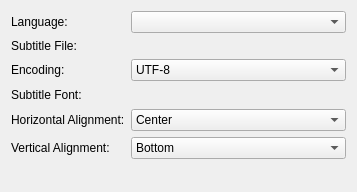
<?xml version="1.0" encoding="UTF-8"?>
<ui version="4.0">
 <class>SubtitleOptions</class>
 <widget class="QWidget" name="SubtitleOptions">
  <property name="geometry">
   <rect>
    <x>0</x>
    <y>0</y>
    <width>357</width>
    <height>192</height>
   </rect>
  </property>
  <property name="windowTitle">
   <string>Subtitle options</string>
  </property>
  <layout class="QFormLayout" name="formLayout">
   <item row="0" column="0">
    <widget class="QLabel" name="languageLabel">
     <property name="text">
      <string>Language:</string>
     </property>
     <property name="wordWrap">
      <bool>false</bool>
     </property>
     <property name="buddy">
      <cstring>languageCombo</cstring>
     </property>
    </widget>
   </item>
   <item row="2" column="0">
    <widget class="QLabel" name="subtitleFileLabel">
     <property name="text">
      <string>Subtitle File:</string>
     </property>
     <property name="wordWrap">
      <bool>false</bool>
     </property>
     <property name="buddy">
      <cstring>subtitleUrl</cstring>
     </property>
    </widget>
   </item>
   <item row="2" column="1">
    <widget class="KUrlRequester" name="subtitleUrl">
     <property name="sizePolicy">
      <sizepolicy hsizetype="Expanding" vsizetype="Preferred">
       <horstretch>0</horstretch>
       <verstretch>0</verstretch>
      </sizepolicy>
     </property>
    </widget>
   </item>
   <item row="3" column="0">
    <widget class="QLabel" name="encodingLabel">
     <property name="text">
      <string>Encoding:</string>
     </property>
     <property name="buddy">
      <cstring>encodingCombo</cstring>
     </property>
    </widget>
   </item>
   <item row="3" column="1">
    <widget class="KComboBox" name="encodingCombo">
     <property name="sizePolicy">
      <sizepolicy hsizetype="Expanding" vsizetype="Fixed">
       <horstretch>0</horstretch>
       <verstretch>0</verstretch>
      </sizepolicy>
     </property>
     <property name="currentIndex">
      <number>64</number>
     </property>
     <item>
      <property name="text">
       <string>ASCII</string>
      </property>
     </item>
     <item>
      <property name="text">
       <string>ISO-8859-1</string>
      </property>
     </item>
     <item>
      <property name="text">
       <string>ISO-8859-2</string>
      </property>
     </item>
     <item>
      <property name="text">
       <string>ISO-8859-3</string>
      </property>
     </item>
     <item>
      <property name="text">
       <string>ISO-8859-4</string>
      </property>
     </item>
     <item>
      <property name="text">
       <string>ISO-8859-5</string>
      </property>
     </item>
     <item>
      <property name="text">
       <string>ISO-8859-7</string>
      </property>
     </item>
     <item>
      <property name="text">
       <string>ISO-8859-9</string>
      </property>
     </item>
     <item>
      <property name="text">
       <string>ISO-8859-10</string>
      </property>
     </item>
     <item>
      <property name="text">
       <string>ISO-8859-13</string>
      </property>
     </item>
     <item>
      <property name="text">
       <string>ISO-8859-14</string>
      </property>
     </item>
     <item>
      <property name="text">
       <string>ISO-8859-15</string>
      </property>
     </item>
     <item>
      <property name="text">
       <string>ISO-8859-16</string>
      </property>
     </item>
     <item>
      <property name="text">
       <string>KOI8-R</string>
      </property>
     </item>
     <item>
      <property name="text">
       <string>KOI8-U</string>
      </property>
     </item>
     <item>
      <property name="text">
       <string>KOI8-RU</string>
      </property>
     </item>
     <item>
      <property name="text">
       <string>CP1250</string>
      </property>
     </item>
     <item>
      <property name="text">
       <string>CP1251</string>
      </property>
     </item>
     <item>
      <property name="text">
       <string>CP1252</string>
      </property>
     </item>
     <item>
      <property name="text">
       <string>CP1253</string>
      </property>
     </item>
     <item>
      <property name="text">
       <string>CP1254</string>
      </property>
     </item>
     <item>
      <property name="text">
       <string>CP1257</string>
      </property>
     </item>
     <item>
      <property name="text">
       <string>CP850</string>
      </property>
     </item>
     <item>
      <property name="text">
       <string>CP866</string>
      </property>
     </item>
     <item>
      <property name="text">
       <string>CP1131</string>
      </property>
     </item>
     <item>
      <property name="text">
       <string>ISO-8859-6</string>
      </property>
     </item>
     <item>
      <property name="text">
       <string>ISO-8859-8</string>
      </property>
     </item>
     <item>
      <property name="text">
       <string>CP1255</string>
      </property>
     </item>
     <item>
      <property name="text">
       <string>CP1256</string>
      </property>
     </item>
     <item>
      <property name="text">
       <string>CP862</string>
      </property>
     </item>
     <item>
      <property name="text">
       <string>EUC-JP</string>
      </property>
     </item>
     <item>
      <property name="text">
       <string>SHIFT_JIS</string>
      </property>
     </item>
     <item>
      <property name="text">
       <string>CP932</string>
      </property>
     </item>
     <item>
      <property name="text">
       <string>ISO-2022-JP</string>
      </property>
     </item>
     <item>
      <property name="text">
       <string>ISO-2022-JP-2</string>
      </property>
     </item>
     <item>
      <property name="text">
       <string>ISO-2022-JP-1</string>
      </property>
     </item>
     <item>
      <property name="text">
       <string>EUC-CN</string>
      </property>
     </item>
     <item>
      <property name="text">
       <string>HZ</string>
      </property>
     </item>
     <item>
      <property name="text">
       <string>GBK</string>
      </property>
     </item>
     <item>
      <property name="text">
       <string>CP936</string>
      </property>
     </item>
     <item>
      <property name="text">
       <string>GB18030</string>
      </property>
     </item>
     <item>
      <property name="text">
       <string>EUC-TW</string>
      </property>
     </item>
     <item>
      <property name="text">
       <string>BIG5</string>
      </property>
     </item>
     <item>
      <property name="text">
       <string>CP950</string>
      </property>
     </item>
     <item>
      <property name="text">
       <string>BIG5-HKSCS</string>
      </property>
     </item>
     <item>
      <property name="text">
       <string>BIG5-HKSCS:2001</string>
      </property>
     </item>
     <item>
      <property name="text">
       <string>BIG5-HKSCS:1999</string>
      </property>
     </item>
     <item>
      <property name="text">
       <string>ISO-2022-CN</string>
      </property>
     </item>
     <item>
      <property name="text">
       <string>ISO-2022-CN-EXT</string>
      </property>
     </item>
     <item>
      <property name="text">
       <string>EUC-KR</string>
      </property>
     </item>
     <item>
      <property name="text">
       <string>CP949</string>
      </property>
     </item>
     <item>
      <property name="text">
       <string>ISO-2022-KR</string>
      </property>
     </item>
     <item>
      <property name="text">
       <string>JOHAB</string>
      </property>
     </item>
     <item>
      <property name="text">
       <string>ARMSCII-8</string>
      </property>
     </item>
     <item>
      <property name="text">
       <string>KOI8-T</string>
      </property>
     </item>
     <item>
      <property name="text">
       <string>PT154</string>
      </property>
     </item>
     <item>
      <property name="text">
       <string>RK1048</string>
      </property>
     </item>
     <item>
      <property name="text">
       <string>ISO-8859-11</string>
      </property>
     </item>
     <item>
      <property name="text">
       <string>TIS-620</string>
      </property>
     </item>
     <item>
      <property name="text">
       <string>CP874</string>
      </property>
     </item>
     <item>
      <property name="text">
       <string>CP1133</string>
      </property>
     </item>
     <item>
      <property name="text">
       <string>VISCII</string>
      </property>
     </item>
     <item>
      <property name="text">
       <string>TCVN</string>
      </property>
     </item>
     <item>
      <property name="text">
       <string>CP1258</string>
      </property>
     </item>
     <item>
      <property name="text">
       <string>UTF-8</string>
      </property>
     </item>
     <item>
      <property name="text">
       <string>UCS-2</string>
      </property>
     </item>
     <item>
      <property name="text">
       <string>UCS-2BE</string>
      </property>
     </item>
     <item>
      <property name="text">
       <string>UCS-2LE</string>
      </property>
     </item>
     <item>
      <property name="text">
       <string>UCS-4</string>
      </property>
     </item>
     <item>
      <property name="text">
       <string>UCS-4BE</string>
      </property>
     </item>
     <item>
      <property name="text">
       <string>UCS-4LE</string>
      </property>
     </item>
     <item>
      <property name="text">
       <string>UTF-16</string>
      </property>
     </item>
     <item>
      <property name="text">
       <string>UTF-16BE</string>
      </property>
     </item>
     <item>
      <property name="text">
       <string>UTF-16LE</string>
      </property>
     </item>
     <item>
      <property name="text">
       <string>UTF-32</string>
      </property>
     </item>
     <item>
      <property name="text">
       <string>UTF-32BE</string>
      </property>
     </item>
     <item>
      <property name="text">
       <string>UTF-32LE</string>
      </property>
     </item>
     <item>
      <property name="text">
       <string>UTF-7</string>
      </property>
     </item>
     <item>
      <property name="text">
       <string>C99</string>
      </property>
     </item>
     <item>
      <property name="text">
       <string>JAVA</string>
      </property>
     </item>
     <item>
      <property name="text">
       <string>CP437</string>
      </property>
     </item>
     <item>
      <property name="text">
       <string>CP737</string>
      </property>
     </item>
     <item>
      <property name="text">
       <string>CP775</string>
      </property>
     </item>
     <item>
      <property name="text">
       <string>CP852</string>
      </property>
     </item>
     <item>
      <property name="text">
       <string>CP853</string>
      </property>
     </item>
     <item>
      <property name="text">
       <string>CP855</string>
      </property>
     </item>
     <item>
      <property name="text">
       <string>CP857</string>
      </property>
     </item>
     <item>
      <property name="text">
       <string>CP858</string>
      </property>
     </item>
     <item>
      <property name="text">
       <string>CP860</string>
      </property>
     </item>
     <item>
      <property name="text">
       <string>CP861</string>
      </property>
     </item>
     <item>
      <property name="text">
       <string>CP863</string>
      </property>
     </item>
     <item>
      <property name="text">
       <string>CP865</string>
      </property>
     </item>
     <item>
      <property name="text">
       <string>CP869</string>
      </property>
     </item>
     <item>
      <property name="text">
       <string>CP1125</string>
      </property>
     </item>
     <item>
      <property name="text">
       <string>CP864</string>
      </property>
     </item>
     <item>
      <property name="text">
       <string>EUC-JISX0213</string>
      </property>
     </item>
     <item>
      <property name="text">
       <string>SHIFT_JISX0213</string>
      </property>
     </item>
     <item>
      <property name="text">
       <string>ISO-2022-JP-3</string>
      </property>
     </item>
     <item>
      <property name="text">
       <string>TDS565</string>
      </property>
     </item>
     <item>
      <property name="text">
       <string>CSWINDOWS31J</string>
      </property>
     </item>
     <item>
      <property name="text">
       <string>WINDOWS-31J</string>
      </property>
     </item>
     <item>
      <property name="text">
       <string>WINDOWS-874</string>
      </property>
     </item>
     <item>
      <property name="text">
       <string>WINDOWS-936</string>
      </property>
     </item>
     <item>
      <property name="text">
       <string>WINDOWS-1250</string>
      </property>
     </item>
     <item>
      <property name="text">
       <string>WINDOWS-1251</string>
      </property>
     </item>
     <item>
      <property name="text">
       <string>WINDOWS-1252</string>
      </property>
     </item>
     <item>
      <property name="text">
       <string>WINDOWS-1253</string>
      </property>
     </item>
     <item>
      <property name="text">
       <string>WINDOWS-1254</string>
      </property>
     </item>
     <item>
      <property name="text">
       <string>WINDOWS-1255</string>
      </property>
     </item>
     <item>
      <property name="text">
       <string>WINDOWS-1256</string>
      </property>
     </item>
     <item>
      <property name="text">
       <string>WINDOWS-1257</string>
      </property>
     </item>
     <item>
      <property name="text">
       <string>WINDOWS-1258</string>
      </property>
     </item>
    </widget>
   </item>
   <item row="4" column="0">
    <widget class="QLabel" name="subtitleFontLabel">
     <property name="text">
      <string>Subtitle Font:</string>
     </property>
     <property name="wordWrap">
      <bool>false</bool>
     </property>
     <property name="buddy">
      <cstring>subtitleFontChooser</cstring>
     </property>
    </widget>
   </item>
   <item row="4" column="1">
    <widget class="KMFFontChooser" name="subtitleFontChooser" native="true">
     <property name="sizePolicy">
      <sizepolicy hsizetype="Expanding" vsizetype="Preferred">
       <horstretch>0</horstretch>
       <verstretch>0</verstretch>
      </sizepolicy>
     </property>
     <property name="minimumSize">
      <size>
       <width>0</width>
       <height>16</height>
      </size>
     </property>
     <property name="focusPolicy">
      <enum>Qt::TabFocus</enum>
     </property>
    </widget>
   </item>
   <item row="5" column="0">
    <widget class="QLabel" name="horizontalLabel">
     <property name="text">
      <string>Horizontal Alignment:</string>
     </property>
     <property name="wordWrap">
      <bool>false</bool>
     </property>
     <property name="buddy">
      <cstring>horizontalAlignCombo</cstring>
     </property>
    </widget>
   </item>
   <item row="5" column="1">
    <widget class="QComboBox" name="horizontalAlignCombo">
     <property name="sizePolicy">
      <sizepolicy hsizetype="Expanding" vsizetype="Fixed">
       <horstretch>0</horstretch>
       <verstretch>0</verstretch>
      </sizepolicy>
     </property>
     <property name="currentIndex">
      <number>3</number>
     </property>
     <item>
      <property name="text">
       <string>Default</string>
      </property>
     </item>
     <item>
      <property name="text">
       <string>Left</string>
      </property>
     </item>
     <item>
      <property name="text">
       <string>Right</string>
      </property>
     </item>
     <item>
      <property name="text">
       <string>Center</string>
      </property>
     </item>
    </widget>
   </item>
   <item row="6" column="0">
    <widget class="QLabel" name="verticalLabel">
     <property name="text">
      <string>Vertical Alignment:</string>
     </property>
     <property name="wordWrap">
      <bool>false</bool>
     </property>
     <property name="buddy">
      <cstring>verticalAlignCombo</cstring>
     </property>
    </widget>
   </item>
   <item row="6" column="1">
    <widget class="QComboBox" name="verticalAlignCombo">
     <property name="sizePolicy">
      <sizepolicy hsizetype="Expanding" vsizetype="Fixed">
       <horstretch>0</horstretch>
       <verstretch>0</verstretch>
      </sizepolicy>
     </property>
     <property name="currentIndex">
      <number>1</number>
     </property>
     <item>
      <property name="text">
       <string>Top</string>
      </property>
     </item>
     <item>
      <property name="text">
       <string>Bottom</string>
      </property>
     </item>
     <item>
      <property name="text">
       <string>Center</string>
      </property>
     </item>
    </widget>
   </item>
   <item row="7" column="0">
    <spacer>
     <property name="orientation">
      <enum>Qt::Vertical</enum>
     </property>
     <property name="sizeType">
      <enum>QSizePolicy::Expanding</enum>
     </property>
     <property name="sizeHint" stdset="0">
      <size>
       <width>20</width>
       <height>16</height>
      </size>
     </property>
    </spacer>
   </item>
   <item row="0" column="1">
    <widget class="QComboBox" name="languageCombo">
     <property name="sizePolicy">
      <sizepolicy hsizetype="Expanding" vsizetype="Fixed">
       <horstretch>0</horstretch>
       <verstretch>0</verstretch>
      </sizepolicy>
     </property>
    </widget>
   </item>
  </layout>
 </widget>
 <layoutdefault spacing="6" margin="11"/>
 <layoutfunction spacing="KDialog::spacingHint" margin="KDialog::marginHint"/>
 <pixmapfunction>BTN_ICON</pixmapfunction>
 <customwidgets>
  <customwidget>
   <class>KUrlRequester</class>
   <extends>QFrame</extends>
   <header>kurlrequester.h</header>
  </customwidget>
  <customwidget>
   <class>KComboBox</class>
   <extends>QComboBox</extends>
   <header>kcombobox.h</header>
  </customwidget>
  <customwidget>
   <class>KMFFontChooser</class>
   <extends>QWidget</extends>
   <header>kmffontchooser.h</header>
   <container>1</container>
  </customwidget>
 </customwidgets>
 <tabstops>
  <tabstop>languageCombo</tabstop>
  <tabstop>subtitleUrl</tabstop>
  <tabstop>encodingCombo</tabstop>
  <tabstop>subtitleFontChooser</tabstop>
  <tabstop>horizontalAlignCombo</tabstop>
  <tabstop>verticalAlignCombo</tabstop>
 </tabstops>
 <resources/>
 <connections/>
</ui>
